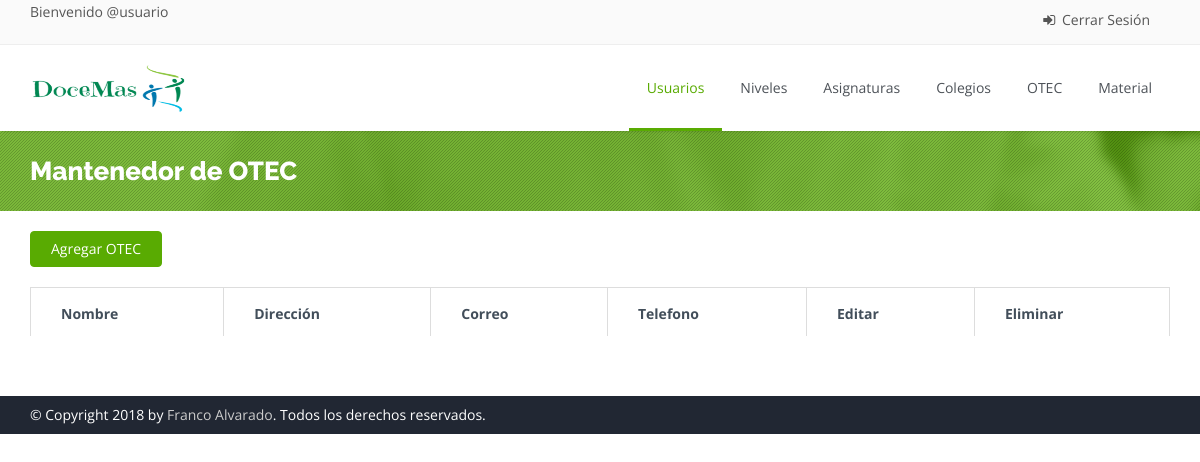
/otec, run on an earlier commit of the app's database.
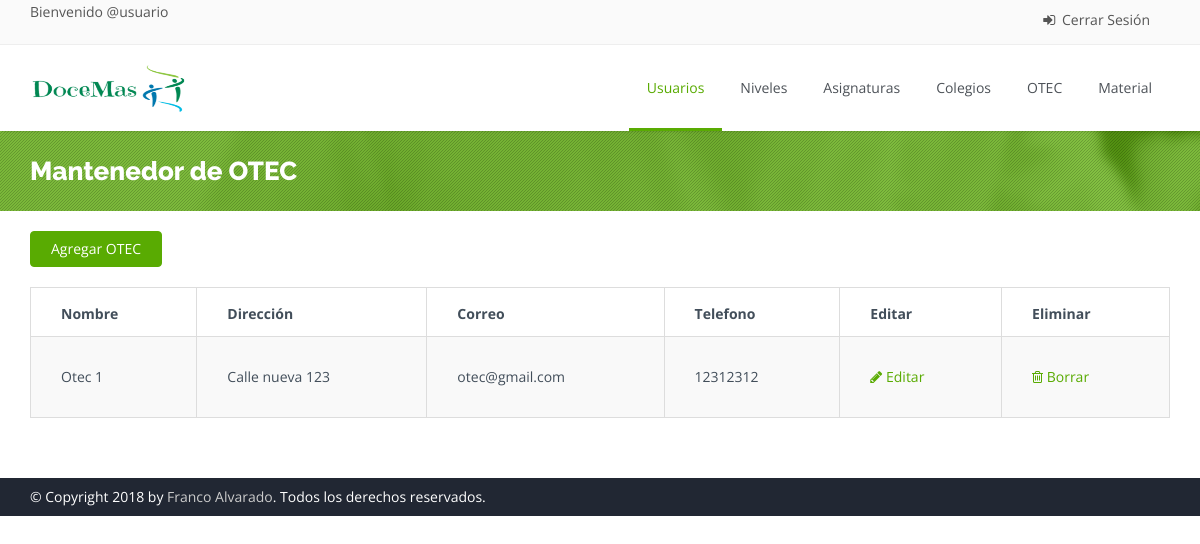
And on a later commit of the database.
### polls/models.py (models this page shows, shortened)
class Otec(models.Model):
    nombre = models.CharField(max_length=50)
    direccion = models.CharField(max_length=100)
    correo = models.CharField(max_length=70)
    telefono = models.CharField(max_length=10)

### polls/views.py (the view)
# urls.py: path('otec',views.otec, name = "otec"),
def otec(request):
    return render(request,'mant_otec.html', {'otecs':Otec.objects.all()} )

### polls/templates/mant_otec.html (shortened to what the changed rows need)
<!DOCTYPE html>
<html>
    <head>
        {% load static %}
        <link rel="stylesheet" href="{% static "css/bootstrap.css" %}">
        <link rel="stylesheet" href="{% static "css/bootstrap-theme.css" %}">
        <link rel="stylesheet" href="{% static "css/fonts/font-awesome/css/font-awesome.css" %}">
        <link rel="stylesheet" href="{% static "css/animations.css" %}" media="screen">
        <link rel="stylesheet" href="{% static "css/superfish.css" %}" media="screen">
        <link rel="stylesheet" href="{% static "css/revolution-slider/css/settings.css" %}" media="screen">
        <link rel="stylesheet" href="{% static "css/revolution-slider/css/extralayers.css" %}" media="screen">
        <link rel="stylesheet" href="{% static "css/prettyPhoto.css" %}" media="screen">
        <link rel="stylesheet" href="{% static "css/style.css" %}">
        <link rel="stylesheet" href="{% static "css/colors/green.css" %}" class="colors">
        <link rel="stylesheet" href="{% static "css/theme-responsive.css" %}">
        <link rel="stylesheet" href="{% static "css/sweetalert2.min.css" %}" type="text/css">
    </head>
    <body class="home">
        <div class="wrap">
            <header id="header">
                <div class="main-header">
                    <div class="container">
                        <div class="logo pull-left">
                            <h1>
                                <a href="/adm">
                                <img class="" src="{% static "img/carrusel/logodocemas.png" %}" alt="DoceMas" width="160" height="60">
                                </a>
                            </h1>
                        </div>
                    </div>
                </div>
            </header>
            <section id="main">
                <div class="breadcrumb-wrapper">
                    <div class="pattern-overlay">
                        <div class="container">
                            <div class="row">
                                <div class="col-lg-6 col-md-6 col-xs-12 col-sm-6">
                                    <h2 class="title">Mantenedor de OTEC</h2>
                                </div>
                            </div>
                        </div>
                    </div>
                </div>
                <div class="content margin-bottom60">
                    <div class="container">
                        <div class="row">
                            <div class="col-sm-12 col-md-12">
                                <div class="table-box">
                                    <table class="shopping-cart-table responsive-table table table-bordered table-striped" id="shopping-cart-table">
                                        <thead>
                                            <tr>
                                                <th>Nombre</th>
                                                <th>Dirección</th>
                                                <th>Correo</th>
                                                <th>Telefono</th>
                                                <th>Editar</th>
                                                <th>Eliminar</th>
                                            </tr>
                                        </thead>
                                        <tbody>
                                            {% for elemento in otecs %}
                                                <tr id="datos">
                                                    <td>{{elemento.nombre}}</td>
                                                    <td>{{elemento.direccion}}</td>
                                                    <td>{{elemento.correo}}</td>
                                                    <td>{{elemento.telefono}}</td>
                                                    <td>
                                                        <a href="#" data-toggle="modal" data-target="#edit_nivel"><i class="fa fa-pencil"></i> Editar</a>
                                                    </td>
                                                    <td>
                                                        <a href="#"><i class="fa fa-trash-o"></i> Borrar</a>
                                                    </td>
                                                </tr>
                                            {% endfor %}
                                        </tbody>
                                    </table>
                                </div>
                            </div>
                        </div>
                    </div>
                </div>
            </section>
    </body>
</html>

What changed in the data, as far as the page shows it:
added Otec: nombre "Otec 1", direccion "Calle nueva 123", correo "otec@gmail.com", telefono "12312312"
